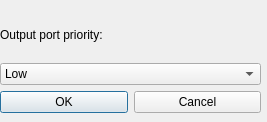
<?xml version="1.0" encoding="UTF-8"?>
<ui version="4.0">
 <class>PortTypeDialog</class>
 <widget class="QDialog" name="PortTypeDialog">
  <property name="geometry">
   <rect>
    <x>0</x>
    <y>0</y>
    <width>267</width>
    <height>122</height>
   </rect>
  </property>
  <property name="windowTitle">
   <string>Dialog</string>
  </property>
  <widget class="QWidget" name="layoutWidget">
   <property name="geometry">
    <rect>
     <x>0</x>
     <y>12</y>
     <width>261</width>
     <height>101</height>
    </rect>
   </property>
   <layout class="QVBoxLayout" name="verticalLayout">
    <property name="sizeConstraint">
     <enum>QLayout::SetNoConstraint</enum>
    </property>
    <item>
     <widget class="QLabel" name="outputPortName">
      <property name="text">
       <string>Output port priority:</string>
      </property>
     </widget>
    </item>
    <item>
     <widget class="QComboBox" name="priority">
      <item>
       <property name="text">
        <string>Low</string>
       </property>
      </item>
      <item>
       <property name="text">
        <string>High</string>
       </property>
      </item>
     </widget>
    </item>
    <item>
     <layout class="QHBoxLayout" name="horizontalLayout">
      <item>
       <widget class="QPushButton" name="OK">
        <property name="text">
         <string>OK</string>
        </property>
       </widget>
      </item>
      <item>
       <widget class="QPushButton" name="Cancel">
        <property name="text">
         <string>Cancel</string>
        </property>
       </widget>
      </item>
     </layout>
    </item>
   </layout>
  </widget>
 </widget>
 <resources/>
 <connections>
  <connection>
   <sender>OK</sender>
   <signal>clicked()</signal>
   <receiver>PortTypeDialog</receiver>
   <slot>accept()</slot>
   <hints>
    <hint type="sourcelabel">
     <x>61</x>
     <y>240</y>
    </hint>
    <hint type="destinationlabel">
     <x>70</x>
     <y>265</y>
    </hint>
   </hints>
  </connection>
  <connection>
   <sender>Cancel</sender>
   <signal>clicked()</signal>
   <receiver>PortTypeDialog</receiver>
   <slot>reject()</slot>
   <hints>
    <hint type="sourcelabel">
     <x>184</x>
     <y>247</y>
    </hint>
    <hint type="destinationlabel">
     <x>195</x>
     <y>267</y>
    </hint>
   </hints>
  </connection>
 </connections>
</ui>
